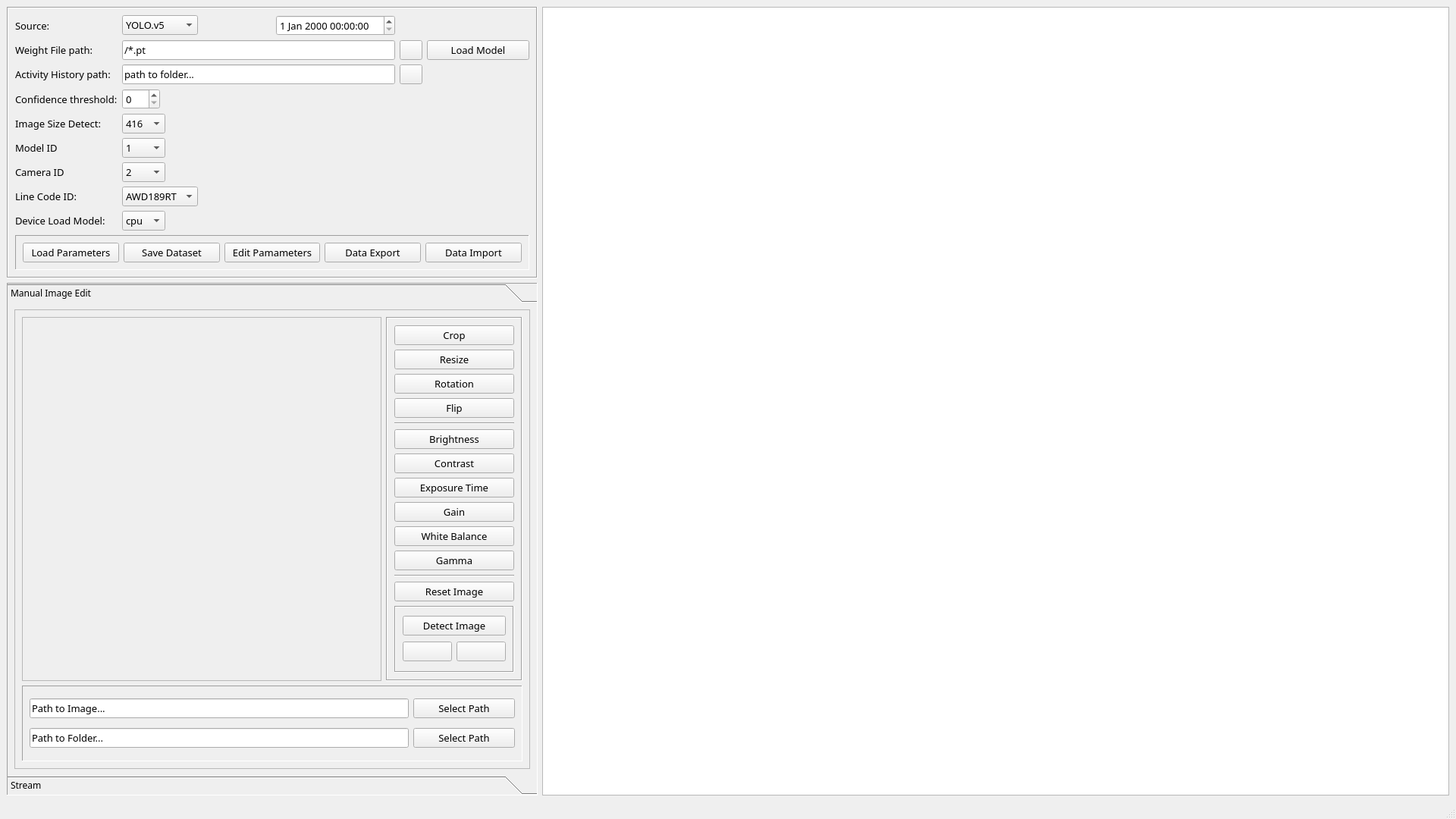
<?xml version="1.0" encoding="UTF-8"?>
<ui version="4.0">
 <class>MainWindow</class>
 <widget class="QMainWindow" name="MainWindow">
  <property name="geometry">
   <rect>
    <x>0</x>
    <y>0</y>
    <width>1920</width>
    <height>1080</height>
   </rect>
  </property>
  <property name="windowTitle">
   <string>MainWindow</string>
  </property>
  <widget class="QWidget" name="centralwidget">
   <layout class="QGridLayout" name="gridLayout_2">
    <item row="0" column="0">
     <widget class="QFrame" name="frame">
      <property name="minimumSize">
       <size>
        <width>300</width>
        <height>0</height>
       </size>
      </property>
      <property name="maximumSize">
       <size>
        <width>700</width>
        <height>400</height>
       </size>
      </property>
      <property name="font">
       <font>
        <family>Microsoft YaHei</family>
        <pointsize>10</pointsize>
        <weight>50</weight>
        <bold>false</bold>
       </font>
      </property>
      <property name="autoFillBackground">
       <bool>true</bool>
      </property>
      <property name="frameShape">
       <enum>QFrame::Box</enum>
      </property>
      <property name="frameShadow">
       <enum>QFrame::Sunken</enum>
      </property>
      <layout class="QGridLayout" name="gridLayout_3">
       <item row="1" column="1" colspan="3">
        <widget class="QLineEdit" name="lineEdit">
         <property name="font">
          <font>
           <family>Microsoft YaHei</family>
           <pointsize>10</pointsize>
           <weight>50</weight>
           <bold>false</bold>
          </font>
         </property>
         <property name="text">
          <string>/*.pt</string>
         </property>
        </widget>
       </item>
       <item row="0" column="1" colspan="2">
        <widget class="QComboBox" name="comboBox_2">
         <property name="maximumSize">
          <size>
           <width>100</width>
           <height>16777215</height>
          </size>
         </property>
         <property name="font">
          <font>
           <family>Microsoft YaHei</family>
           <pointsize>10</pointsize>
           <weight>50</weight>
           <bold>false</bold>
          </font>
         </property>
         <item>
          <property name="text">
           <string>YOLO.v5</string>
          </property>
         </item>
         <item>
          <property name="text">
           <string>YOLO.v8</string>
          </property>
         </item>
        </widget>
       </item>
       <item row="6" column="0">
        <widget class="QLabel" name="label_9">
         <property name="font">
          <font>
           <family>Microsoft YaHei</family>
           <pointsize>10</pointsize>
           <weight>50</weight>
           <bold>false</bold>
          </font>
         </property>
         <property name="text">
          <string>Camera ID</string>
         </property>
        </widget>
       </item>
       <item row="0" column="0">
        <widget class="QLabel" name="label_3">
         <property name="font">
          <font>
           <family>Microsoft YaHei</family>
           <pointsize>10</pointsize>
           <weight>50</weight>
           <bold>false</bold>
          </font>
         </property>
         <property name="text">
          <string>Source:</string>
         </property>
        </widget>
       </item>
       <item row="9" column="0" colspan="6">
        <widget class="QFrame" name="frame_3">
         <property name="maximumSize">
          <size>
           <width>16777215</width>
           <height>50</height>
          </size>
         </property>
         <property name="font">
          <font>
           <family>Microsoft YaHei</family>
           <pointsize>10</pointsize>
           <weight>50</weight>
           <bold>false</bold>
          </font>
         </property>
         <property name="frameShape">
          <enum>QFrame::Panel</enum>
         </property>
         <property name="frameShadow">
          <enum>QFrame::Sunken</enum>
         </property>
         <layout class="QHBoxLayout" name="horizontalLayout">
          <item>
           <widget class="QPushButton" name="pushButton_5">
            <property name="maximumSize">
             <size>
              <width>16777215</width>
              <height>30</height>
             </size>
            </property>
            <property name="font">
             <font>
              <family>Microsoft YaHei</family>
              <pointsize>10</pointsize>
              <weight>50</weight>
              <bold>false</bold>
             </font>
            </property>
            <property name="text">
             <string>Load Parameters</string>
            </property>
            <property name="icon">
             <iconset>
              <normaloff>assert/icon/loading.png</normaloff>assert/icon/loading.png</iconset>
            </property>
           </widget>
          </item>
          <item>
           <widget class="QPushButton" name="pushButton_6">
            <property name="maximumSize">
             <size>
              <width>16777215</width>
              <height>30</height>
             </size>
            </property>
            <property name="font">
             <font>
              <family>Microsoft YaHei</family>
              <pointsize>10</pointsize>
              <weight>50</weight>
              <bold>false</bold>
             </font>
            </property>
            <property name="text">
             <string>Save Dataset</string>
            </property>
            <property name="icon">
             <iconset>
              <normaloff>assert/icon/save-data.png</normaloff>assert/icon/save-data.png</iconset>
            </property>
           </widget>
          </item>
          <item>
           <widget class="QPushButton" name="pushButton_7">
            <property name="maximumSize">
             <size>
              <width>16777215</width>
              <height>30</height>
             </size>
            </property>
            <property name="font">
             <font>
              <family>Microsoft YaHei</family>
              <pointsize>10</pointsize>
              <weight>50</weight>
              <bold>false</bold>
             </font>
            </property>
            <property name="text">
             <string>Edit Pamameters</string>
            </property>
            <property name="icon">
             <iconset>
              <normaloff>assert/icon/user-avatar.png</normaloff>assert/icon/user-avatar.png</iconset>
            </property>
           </widget>
          </item>
          <item>
           <widget class="QPushButton" name="pushButton_8">
            <property name="maximumSize">
             <size>
              <width>16777215</width>
              <height>30</height>
             </size>
            </property>
            <property name="font">
             <font>
              <family>Microsoft YaHei</family>
              <pointsize>10</pointsize>
              <weight>50</weight>
              <bold>false</bold>
             </font>
            </property>
            <property name="text">
             <string>Data Export</string>
            </property>
            <property name="icon">
             <iconset>
              <normaloff>assert/icon/import-export.png</normaloff>assert/icon/import-export.png</iconset>
            </property>
           </widget>
          </item>
          <item>
           <widget class="QPushButton" name="pushButton_9">
            <property name="maximumSize">
             <size>
              <width>16777215</width>
              <height>30</height>
             </size>
            </property>
            <property name="font">
             <font>
              <family>Microsoft YaHei</family>
              <pointsize>10</pointsize>
              <weight>50</weight>
              <bold>false</bold>
             </font>
            </property>
            <property name="text">
             <string>Data Import</string>
            </property>
            <property name="icon">
             <iconset>
              <normaloff>assert/icon/file-import.png</normaloff>assert/icon/file-import.png</iconset>
            </property>
           </widget>
          </item>
         </layout>
        </widget>
       </item>
       <item row="2" column="4">
        <widget class="QPushButton" name="pushButton_3">
         <property name="maximumSize">
          <size>
           <width>30</width>
           <height>16777215</height>
          </size>
         </property>
         <property name="font">
          <font>
           <family>Microsoft YaHei</family>
           <pointsize>10</pointsize>
           <weight>50</weight>
           <bold>false</bold>
          </font>
         </property>
         <property name="text">
          <string/>
         </property>
         <property name="icon">
          <iconset>
           <normaloff>assert/icon/folder.png</normaloff>assert/icon/folder.png</iconset>
         </property>
        </widget>
       </item>
       <item row="8" column="1">
        <widget class="QComboBox" name="comboBox_device_gpu">
         <property name="font">
          <font>
           <family>Microsoft YaHei</family>
           <pointsize>10</pointsize>
           <weight>50</weight>
           <bold>false</bold>
          </font>
         </property>
         <item>
          <property name="text">
           <string>cpu</string>
          </property>
         </item>
         <item>
          <property name="text">
           <string>mps</string>
          </property>
         </item>
        </widget>
       </item>
       <item row="0" column="3">
        <widget class="QDateTimeEdit" name="dateTimeEdit">
         <property name="maximumSize">
          <size>
           <width>200</width>
           <height>16777215</height>
          </size>
         </property>
         <property name="font">
          <font>
           <family>Microsoft YaHei</family>
           <pointsize>10</pointsize>
           <weight>50</weight>
           <bold>false</bold>
          </font>
         </property>
        </widget>
       </item>
       <item row="3" column="0">
        <widget class="QLabel" name="label_6">
         <property name="maximumSize">
          <size>
           <width>16777215</width>
           <height>200</height>
          </size>
         </property>
         <property name="font">
          <font>
           <family>Microsoft YaHei</family>
           <pointsize>10</pointsize>
           <weight>50</weight>
           <bold>false</bold>
          </font>
         </property>
         <property name="text">
          <string>Confidence threshold:</string>
         </property>
        </widget>
       </item>
       <item row="4" column="0">
        <widget class="QLabel" name="label_4">
         <property name="font">
          <font>
           <family>Microsoft YaHei</family>
           <pointsize>10</pointsize>
           <weight>50</weight>
           <bold>false</bold>
          </font>
         </property>
         <property name="text">
          <string>Image Size Detect:</string>
         </property>
        </widget>
       </item>
       <item row="1" column="0">
        <widget class="QLabel" name="label">
         <property name="font">
          <font>
           <family>Microsoft YaHei</family>
           <pointsize>10</pointsize>
           <weight>50</weight>
           <bold>false</bold>
          </font>
         </property>
         <property name="text">
          <string>Weight File path:</string>
         </property>
        </widget>
       </item>
       <item row="7" column="1" colspan="2">
        <widget class="QComboBox" name="comboBox_5">
         <property name="maximumSize">
          <size>
           <width>100</width>
           <height>16777215</height>
          </size>
         </property>
         <property name="font">
          <font>
           <family>Microsoft YaHei</family>
           <pointsize>10</pointsize>
           <weight>50</weight>
           <bold>false</bold>
          </font>
         </property>
         <item>
          <property name="text">
           <string>AWD189RT</string>
          </property>
         </item>
        </widget>
       </item>
       <item row="5" column="0">
        <widget class="QLabel" name="label_7">
         <property name="font">
          <font>
           <family>Microsoft YaHei</family>
           <pointsize>10</pointsize>
           <weight>50</weight>
           <bold>false</bold>
          </font>
         </property>
         <property name="text">
          <string>Model ID</string>
         </property>
        </widget>
       </item>
       <item row="7" column="0">
        <widget class="QLabel" name="label_8">
         <property name="font">
          <font>
           <family>Microsoft YaHei</family>
           <pointsize>10</pointsize>
           <weight>50</weight>
           <bold>false</bold>
          </font>
         </property>
         <property name="text">
          <string>Line Code ID:</string>
         </property>
        </widget>
       </item>
       <item row="6" column="1">
        <widget class="QComboBox" name="comboBox_6">
         <property name="font">
          <font>
           <family>Microsoft YaHei</family>
           <pointsize>10</pointsize>
           <weight>50</weight>
           <bold>false</bold>
          </font>
         </property>
         <item>
          <property name="text">
           <string>2</string>
          </property>
         </item>
        </widget>
       </item>
       <item row="3" column="1">
        <widget class="QSpinBox" name="spinBox">
         <property name="maximumSize">
          <size>
           <width>50</width>
           <height>16777215</height>
          </size>
         </property>
         <property name="font">
          <font>
           <family>Microsoft YaHei</family>
           <pointsize>10</pointsize>
           <weight>50</weight>
           <bold>false</bold>
          </font>
         </property>
        </widget>
       </item>
       <item row="4" column="1">
        <widget class="QComboBox" name="comboBox_3">
         <property name="font">
          <font>
           <family>Microsoft YaHei</family>
           <pointsize>10</pointsize>
           <weight>50</weight>
           <bold>false</bold>
          </font>
         </property>
         <item>
          <property name="text">
           <string>416</string>
          </property>
         </item>
         <item>
          <property name="text">
           <string>608</string>
          </property>
         </item>
         <item>
          <property name="text">
           <string>768</string>
          </property>
         </item>
         <item>
          <property name="text">
           <string>810</string>
          </property>
         </item>
         <item>
          <property name="text">
           <string>1048</string>
          </property>
         </item>
        </widget>
       </item>
       <item row="2" column="0">
        <widget class="QLabel" name="label_2">
         <property name="font">
          <font>
           <family>Microsoft YaHei</family>
           <pointsize>10</pointsize>
           <weight>50</weight>
           <bold>false</bold>
          </font>
         </property>
         <property name="text">
          <string>Activity History path:</string>
         </property>
        </widget>
       </item>
       <item row="8" column="0">
        <widget class="QLabel" name="label_11">
         <property name="font">
          <font>
           <family>Microsoft YaHei</family>
           <pointsize>10</pointsize>
           <weight>50</weight>
           <bold>false</bold>
          </font>
         </property>
         <property name="text">
          <string>Device Load Model:</string>
         </property>
        </widget>
       </item>
       <item row="1" column="4">
        <widget class="QPushButton" name="pushButton">
         <property name="maximumSize">
          <size>
           <width>30</width>
           <height>16777215</height>
          </size>
         </property>
         <property name="font">
          <font>
           <family>Microsoft YaHei</family>
           <pointsize>10</pointsize>
           <weight>50</weight>
           <bold>false</bold>
          </font>
         </property>
         <property name="text">
          <string/>
         </property>
         <property name="icon">
          <iconset>
           <normaloff>assert/icon/folder.png</normaloff>assert/icon/folder.png</iconset>
         </property>
        </widget>
       </item>
       <item row="1" column="5">
        <widget class="QPushButton" name="pushButton_2">
         <property name="font">
          <font>
           <family>Microsoft YaHei</family>
           <pointsize>10</pointsize>
           <weight>50</weight>
           <bold>false</bold>
          </font>
         </property>
         <property name="text">
          <string>Load Model</string>
         </property>
        </widget>
       </item>
       <item row="5" column="1">
        <widget class="QComboBox" name="comboBox_4">
         <property name="font">
          <font>
           <family>Microsoft YaHei</family>
           <pointsize>10</pointsize>
           <weight>50</weight>
           <bold>false</bold>
          </font>
         </property>
         <item>
          <property name="text">
           <string>1</string>
          </property>
         </item>
        </widget>
       </item>
       <item row="2" column="1" colspan="3">
        <widget class="QLineEdit" name="lineEdit_4">
         <property name="text">
          <string>path to folder...</string>
         </property>
        </widget>
       </item>
      </layout>
     </widget>
    </item>
    <item row="1" column="0">
     <widget class="QToolBox" name="toolBox">
      <property name="maximumSize">
       <size>
        <width>700</width>
        <height>16777215</height>
       </size>
      </property>
      <property name="font">
       <font>
        <family>Microsoft YaHei</family>
       </font>
      </property>
      <property name="frameShape">
       <enum>QFrame::Panel</enum>
      </property>
      <property name="frameShadow">
       <enum>QFrame::Sunken</enum>
      </property>
      <property name="currentIndex">
       <number>0</number>
      </property>
      <property name="tabSpacing">
       <number>0</number>
      </property>
      <widget class="QWidget" name="page_3">
       <property name="geometry">
        <rect>
         <x>0</x>
         <y>0</y>
         <width>698</width>
         <height>615</height>
        </rect>
       </property>
       <attribute name="label">
        <string>Manual Image Edit</string>
       </attribute>
       <layout class="QHBoxLayout" name="horizontalLayout_3">
        <item>
         <widget class="QFrame" name="frame_2">
          <property name="maximumSize">
           <size>
            <width>700</width>
            <height>16777215</height>
           </size>
          </property>
          <property name="font">
           <font>
            <family>Microsoft YaHei</family>
            <pointsize>10</pointsize>
            <weight>50</weight>
            <bold>false</bold>
           </font>
          </property>
          <property name="autoFillBackground">
           <bool>true</bool>
          </property>
          <property name="frameShape">
           <enum>QFrame::StyledPanel</enum>
          </property>
          <property name="frameShadow">
           <enum>QFrame::Sunken</enum>
          </property>
          <layout class="QGridLayout" name="gridLayout_4">
           <item row="1" column="0" colspan="2">
            <widget class="QFrame" name="frame_6">
             <property name="maximumSize">
              <size>
               <width>16777215</width>
               <height>100</height>
              </size>
             </property>
             <property name="font">
              <font>
               <family>Microsoft YaHei</family>
               <pointsize>10</pointsize>
               <weight>50</weight>
               <bold>false</bold>
              </font>
             </property>
             <property name="frameShape">
              <enum>QFrame::Panel</enum>
             </property>
             <property name="frameShadow">
              <enum>QFrame::Sunken</enum>
             </property>
             <layout class="QGridLayout" name="gridLayout">
              <item row="0" column="0">
               <widget class="QLineEdit" name="lineEdit_2">
                <property name="maximumSize">
                 <size>
                  <width>500</width>
                  <height>16777215</height>
                 </size>
                </property>
                <property name="font">
                 <font>
                  <family>Microsoft YaHei</family>
                  <pointsize>10</pointsize>
                  <weight>50</weight>
                  <bold>false</bold>
                 </font>
                </property>
                <property name="text">
                 <string>Path to Image...</string>
                </property>
               </widget>
              </item>
              <item row="0" column="1">
               <widget class="QPushButton" name="pushButton_21">
                <property name="maximumSize">
                 <size>
                  <width>300</width>
                  <height>16777215</height>
                 </size>
                </property>
                <property name="font">
                 <font>
                  <family>Microsoft YaHei</family>
                  <pointsize>10</pointsize>
                  <weight>50</weight>
                  <bold>false</bold>
                 </font>
                </property>
                <property name="text">
                 <string>Select Path</string>
                </property>
                <property name="icon">
                 <iconset>
                  <normaloff>assert/icon/folder.png</normaloff>assert/icon/folder.png</iconset>
                </property>
               </widget>
              </item>
              <item row="1" column="0">
               <widget class="QLineEdit" name="lineEdit_3">
                <property name="maximumSize">
                 <size>
                  <width>500</width>
                  <height>16777215</height>
                 </size>
                </property>
                <property name="font">
                 <font>
                  <family>Microsoft YaHei</family>
                  <pointsize>10</pointsize>
                  <weight>50</weight>
                  <bold>false</bold>
                 </font>
                </property>
                <property name="text">
                 <string>Path to Folder...</string>
                </property>
               </widget>
              </item>
              <item row="1" column="1">
               <widget class="QPushButton" name="pushButton_25">
                <property name="font">
                 <font>
                  <family>Microsoft YaHei</family>
                  <pointsize>10</pointsize>
                  <weight>50</weight>
                  <bold>false</bold>
                 </font>
                </property>
                <property name="text">
                 <string>Select Path</string>
                </property>
                <property name="icon">
                 <iconset>
                  <normaloff>assert/icon/folder.png</normaloff>assert/icon/folder.png</iconset>
                </property>
               </widget>
              </item>
             </layout>
            </widget>
           </item>
           <item row="0" column="1">
            <widget class="QFrame" name="frame_5">
             <property name="maximumSize">
              <size>
               <width>180</width>
               <height>16777215</height>
              </size>
             </property>
             <property name="font">
              <font>
               <family>Microsoft YaHei</family>
               <pointsize>10</pointsize>
               <weight>50</weight>
               <bold>false</bold>
              </font>
             </property>
             <property name="frameShape">
              <enum>QFrame::Box</enum>
             </property>
             <property name="frameShadow">
              <enum>QFrame::Sunken</enum>
             </property>
             <layout class="QVBoxLayout" name="verticalLayout_3">
              <item>
               <widget class="QPushButton" name="pushButton_11">
                <property name="font">
                 <font>
                  <family>Microsoft YaHei</family>
                  <pointsize>10</pointsize>
                  <weight>50</weight>
                  <bold>false</bold>
                 </font>
                </property>
                <property name="layoutDirection">
                 <enum>Qt::LeftToRight</enum>
                </property>
                <property name="text">
                 <string>Crop</string>
                </property>
                <property name="icon">
                 <iconset>
                  <normaloff>assert/icon/expand.png</normaloff>assert/icon/expand.png</iconset>
                </property>
                <property name="iconSize">
                 <size>
                  <width>16</width>
                  <height>16</height>
                 </size>
                </property>
                <property name="checkable">
                 <bool>true</bool>
                </property>
                <property name="checked">
                 <bool>false</bool>
                </property>
                <property name="autoRepeat">
                 <bool>true</bool>
                </property>
                <property name="autoExclusive">
                 <bool>true</bool>
                </property>
                <property name="autoRepeatInterval">
                 <number>200</number>
                </property>
               </widget>
              </item>
              <item>
               <widget class="QPushButton" name="pushButton_17">
                <property name="font">
                 <font>
                  <family>Microsoft YaHei</family>
                  <pointsize>10</pointsize>
                  <weight>50</weight>
                  <bold>false</bold>
                 </font>
                </property>
                <property name="layoutDirection">
                 <enum>Qt::LeftToRight</enum>
                </property>
                <property name="text">
                 <string>Resize</string>
                </property>
                <property name="icon">
                 <iconset>
                  <normaloff>assert/icon/increase.png</normaloff>assert/icon/increase.png</iconset>
                </property>
                <property name="iconSize">
                 <size>
                  <width>16</width>
                  <height>16</height>
                 </size>
                </property>
               </widget>
              </item>
              <item>
               <widget class="QPushButton" name="pushButton_18">
                <property name="font">
                 <font>
                  <family>Microsoft YaHei</family>
                  <pointsize>10</pointsize>
                  <weight>50</weight>
                  <bold>false</bold>
                 </font>
                </property>
                <property name="layoutDirection">
                 <enum>Qt::LeftToRight</enum>
                </property>
                <property name="text">
                 <string>Rotation</string>
                </property>
                <property name="icon">
                 <iconset>
                  <normaloff>assert/icon/rotate.png</normaloff>assert/icon/rotate.png</iconset>
                </property>
               </widget>
              </item>
              <item>
               <widget class="QPushButton" name="pushButton_15">
                <property name="font">
                 <font>
                  <family>Microsoft YaHei</family>
                  <pointsize>10</pointsize>
                  <weight>50</weight>
                  <bold>false</bold>
                 </font>
                </property>
                <property name="layoutDirection">
                 <enum>Qt::LeftToRight</enum>
                </property>
                <property name="text">
                 <string>Flip</string>
                </property>
                <property name="icon">
                 <iconset>
                  <normaloff>assert/icon/flip.png</normaloff>assert/icon/flip.png</iconset>
                </property>
                <property name="iconSize">
                 <size>
                  <width>20</width>
                  <height>20</height>
                 </size>
                </property>
               </widget>
              </item>
              <item>
               <widget class="Line" name="line">
                <property name="font">
                 <font>
                  <family>Microsoft YaHei</family>
                  <pointsize>10</pointsize>
                  <weight>50</weight>
                  <bold>false</bold>
                 </font>
                </property>
                <property name="orientation">
                 <enum>Qt::Horizontal</enum>
                </property>
               </widget>
              </item>
              <item>
               <widget class="QPushButton" name="pushButton_16">
                <property name="font">
                 <font>
                  <family>Microsoft YaHei</family>
                  <pointsize>10</pointsize>
                  <weight>50</weight>
                  <bold>false</bold>
                 </font>
                </property>
                <property name="text">
                 <string>Brightness</string>
                </property>
                <property name="icon">
                 <iconset>
                  <normaloff>assert/icon/loading.png</normaloff>assert/icon/loading.png</iconset>
                </property>
               </widget>
              </item>
              <item>
               <widget class="QPushButton" name="pushButton_14">
                <property name="font">
                 <font>
                  <family>Microsoft YaHei</family>
                  <pointsize>10</pointsize>
                  <weight>50</weight>
                  <bold>false</bold>
                 </font>
                </property>
                <property name="text">
                 <string>Contrast</string>
                </property>
                <property name="icon">
                 <iconset>
                  <normaloff>assert/icon/loading.png</normaloff>assert/icon/loading.png</iconset>
                </property>
               </widget>
              </item>
              <item>
               <widget class="QPushButton" name="pushButton_19">
                <property name="font">
                 <font>
                  <family>Microsoft YaHei</family>
                  <pointsize>10</pointsize>
                  <weight>50</weight>
                  <bold>false</bold>
                 </font>
                </property>
                <property name="text">
                 <string>Exposure Time</string>
                </property>
                <property name="icon">
                 <iconset>
                  <normaloff>assert/icon/increase.png</normaloff>assert/icon/increase.png</iconset>
                </property>
               </widget>
              </item>
              <item>
               <widget class="QPushButton" name="pushButton_13">
                <property name="font">
                 <font>
                  <family>Microsoft YaHei</family>
                  <pointsize>10</pointsize>
                  <weight>50</weight>
                  <bold>false</bold>
                 </font>
                </property>
                <property name="text">
                 <string>Gain</string>
                </property>
                <property name="icon">
                 <iconset>
                  <normaloff>assert/icon/save-data.png</normaloff>assert/icon/save-data.png</iconset>
                </property>
               </widget>
              </item>
              <item>
               <widget class="QPushButton" name="pushButton_12">
                <property name="font">
                 <font>
                  <family>Microsoft YaHei</family>
                  <pointsize>10</pointsize>
                  <weight>50</weight>
                  <bold>false</bold>
                 </font>
                </property>
                <property name="text">
                 <string>White Balance</string>
                </property>
                <property name="icon">
                 <iconset>
                  <normaloff>assert/icon/rotate.png</normaloff>assert/icon/rotate.png</iconset>
                </property>
               </widget>
              </item>
              <item>
               <widget class="QPushButton" name="pushButton_20">
                <property name="font">
                 <font>
                  <family>Microsoft YaHei</family>
                  <pointsize>10</pointsize>
                  <weight>50</weight>
                  <bold>false</bold>
                 </font>
                </property>
                <property name="text">
                 <string>Gamma</string>
                </property>
                <property name="icon">
                 <iconset>
                  <normaloff>assert/icon/expand.png</normaloff>assert/icon/expand.png</iconset>
                </property>
               </widget>
              </item>
              <item>
               <widget class="Line" name="line_2">
                <property name="font">
                 <font>
                  <family>Microsoft YaHei</family>
                  <pointsize>10</pointsize>
                  <weight>50</weight>
                  <bold>false</bold>
                 </font>
                </property>
                <property name="orientation">
                 <enum>Qt::Horizontal</enum>
                </property>
               </widget>
              </item>
              <item>
               <widget class="QPushButton" name="pushButton_10">
                <property name="font">
                 <font>
                  <family>Microsoft YaHei</family>
                  <pointsize>10</pointsize>
                  <weight>50</weight>
                  <bold>false</bold>
                 </font>
                </property>
                <property name="text">
                 <string>Reset Image</string>
                </property>
                <property name="icon">
                 <iconset>
                  <normaloff>assert/icon/flip.png</normaloff>assert/icon/flip.png</iconset>
                </property>
               </widget>
              </item>
              <item>
               <widget class="QFrame" name="frame_7">
                <property name="maximumSize">
                 <size>
                  <width>200</width>
                  <height>100</height>
                 </size>
                </property>
                <property name="font">
                 <font>
                  <family>Microsoft YaHei</family>
                  <pointsize>10</pointsize>
                  <weight>50</weight>
                  <bold>false</bold>
                 </font>
                </property>
                <property name="frameShape">
                 <enum>QFrame::Box</enum>
                </property>
                <property name="frameShadow">
                 <enum>QFrame::Sunken</enum>
                </property>
                <layout class="QGridLayout" name="gridLayout_5">
                 <item row="1" column="2">
                  <widget class="QPushButton" name="pushButton_24">
                   <property name="font">
                    <font>
                     <family>Microsoft YaHei</family>
                     <pointsize>10</pointsize>
                     <weight>50</weight>
                     <bold>false</bold>
                    </font>
                   </property>
                   <property name="text">
                    <string/>
                   </property>
                   <property name="icon">
                    <iconset>
                     <normaloff>assert/icon/folder.png</normaloff>assert/icon/folder.png</iconset>
                   </property>
                  </widget>
                 </item>
                 <item row="1" column="1">
                  <widget class="QPushButton" name="pushButton_23">
                   <property name="font">
                    <font>
                     <family>Microsoft YaHei</family>
                     <pointsize>10</pointsize>
                     <weight>50</weight>
                     <bold>false</bold>
                    </font>
                   </property>
                   <property name="text">
                    <string/>
                   </property>
                   <property name="icon">
                    <iconset>
                     <normaloff>assert/icon/increase.png</normaloff>assert/icon/increase.png</iconset>
                   </property>
                  </widget>
                 </item>
                 <item row="0" column="1" colspan="2">
                  <widget class="QPushButton" name="pushButton_22">
                   <property name="font">
                    <font>
                     <family>Microsoft YaHei</family>
                     <pointsize>10</pointsize>
                     <weight>50</weight>
                     <bold>false</bold>
                    </font>
                   </property>
                   <property name="text">
                    <string>Detect Image</string>
                   </property>
                  </widget>
                 </item>
                </layout>
               </widget>
              </item>
             </layout>
            </widget>
           </item>
           <item row="0" column="0">
            <widget class="QLabel" name="label_5">
             <property name="font">
              <font>
               <family>Microsoft YaHei</family>
               <pointsize>10</pointsize>
               <weight>50</weight>
               <bold>false</bold>
              </font>
             </property>
             <property name="frameShape">
              <enum>QFrame::StyledPanel</enum>
             </property>
             <property name="text">
              <string/>
             </property>
            </widget>
           </item>
          </layout>
         </widget>
        </item>
       </layout>
      </widget>
      <widget class="QWidget" name="page_4">
       <property name="geometry">
        <rect>
         <x>0</x>
         <y>0</y>
         <width>698</width>
         <height>615</height>
        </rect>
       </property>
       <attribute name="label">
        <string>Stream</string>
       </attribute>
       <layout class="QGridLayout" name="gridLayout_6">
        <item row="0" column="1">
         <widget class="QFrame" name="frame_9">
          <property name="maximumSize">
           <size>
            <width>200</width>
            <height>500</height>
           </size>
          </property>
          <property name="frameShape">
           <enum>QFrame::Box</enum>
          </property>
          <property name="frameShadow">
           <enum>QFrame::Raised</enum>
          </property>
          <layout class="QVBoxLayout" name="verticalLayout">
           <item>
            <widget class="QPushButton" name="pushButton_27">
             <property name="text">
              <string>Start Streaming</string>
             </property>
            </widget>
           </item>
           <item>
            <widget class="QPushButton" name="pushButton_29">
             <property name="text">
              <string>Stop</string>
             </property>
            </widget>
           </item>
           <item>
            <widget class="QPushButton" name="pushButton_28">
             <property name="text">
              <string>Disconnect Device</string>
             </property>
            </widget>
           </item>
           <item>
            <widget class="QPushButton" name="pushButton_26">
             <property name="text">
              <string>Connect Device</string>
             </property>
            </widget>
           </item>
          </layout>
         </widget>
        </item>
        <item row="1" column="0" colspan="2">
         <widget class="QFrame" name="frame_10">
          <property name="maximumSize">
           <size>
            <width>16777215</width>
            <height>100</height>
           </size>
          </property>
          <property name="frameShape">
           <enum>QFrame::Panel</enum>
          </property>
          <property name="frameShadow">
           <enum>QFrame::Raised</enum>
          </property>
          <layout class="QGridLayout" name="gridLayout_7">
           <item row="0" column="0">
            <widget class="QPushButton" name="pushButton_30">
             <property name="text">
              <string>Clear Management</string>
             </property>
            </widget>
           </item>
          </layout>
         </widget>
        </item>
        <item row="0" column="0">
         <widget class="QLabel" name="label_10">
          <property name="frameShape">
           <enum>QFrame::Box</enum>
          </property>
          <property name="text">
           <string/>
          </property>
         </widget>
        </item>
       </layout>
      </widget>
     </widget>
    </item>
    <item row="0" column="1" rowspan="2">
     <widget class="QTableView" name="tableView">
      <property name="font">
       <font>
        <family>Microsoft YaHei</family>
       </font>
      </property>
     </widget>
    </item>
   </layout>
  </widget>
  <widget class="QMenuBar" name="menubar">
   <property name="geometry">
    <rect>
     <x>0</x>
     <y>0</y>
     <width>1920</width>
     <height>21</height>
    </rect>
   </property>
  </widget>
  <widget class="QStatusBar" name="statusbar"/>
 </widget>
 <resources/>
 <connections/>
</ui>
